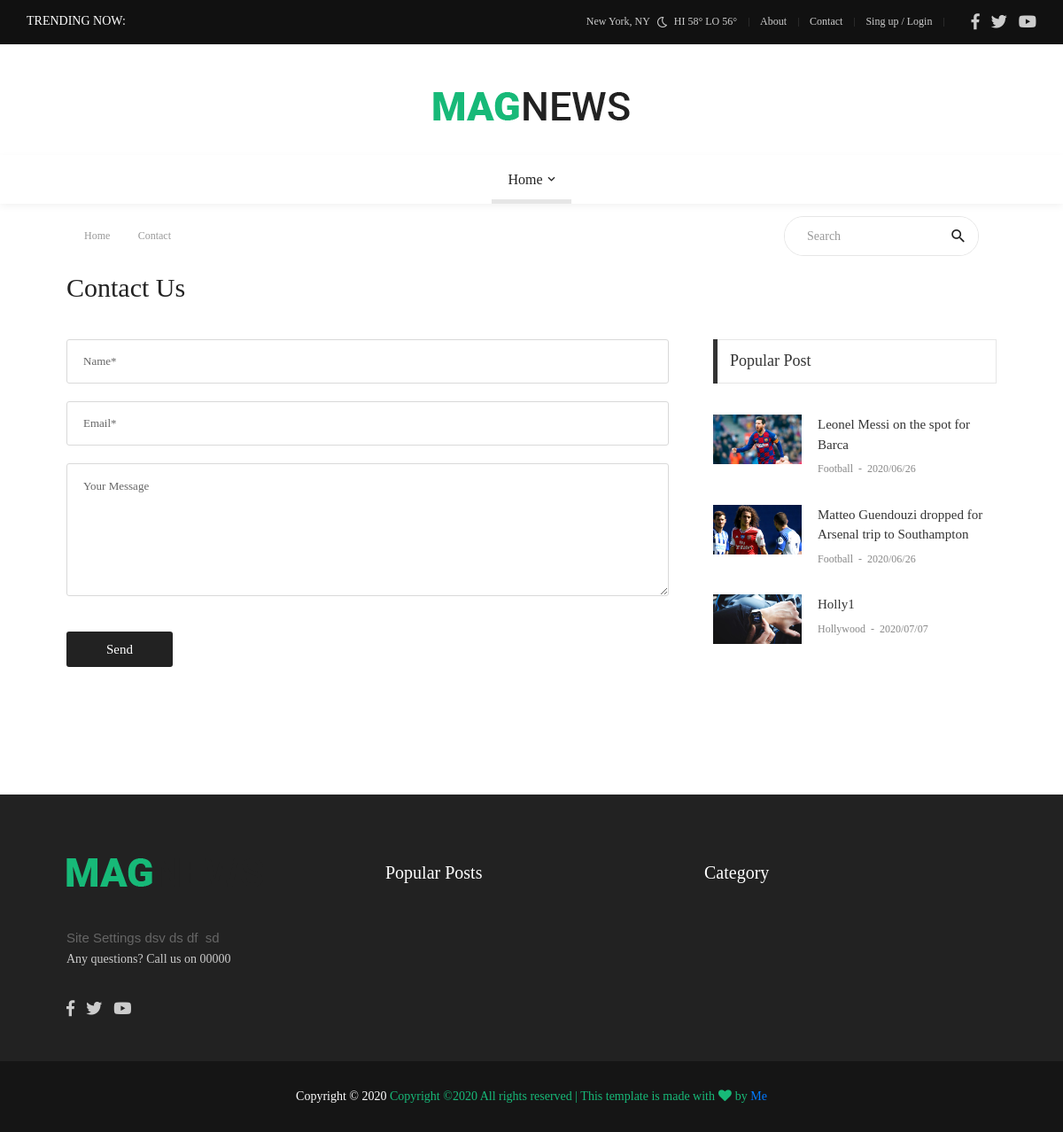
The page /contact/ (signed in) on the database its author committed.
### main/models.py (models this page shows, shortened)
class Main(models.Model):
    name = models.CharField(max_length=30)
    about = models.TextField()
    abouttxt = models.TextField(default='-')
    facebook = models.URLField(default='-')
    twitter = models.URLField(default='-')
    youtube = models.URLField(default='-')
    set_name = models.CharField(default='Settings',max_length=30)
    tel = models.CharField(default='00000',max_length=30)
    footer_link = models.URLField(default='-')
    picname = models.TextField(default="")
    picurl = models.TextField(default="")
    picname2 = models.TextField(default="")
    picurl2 = models.TextField(default="")

### news/models.py (models this page shows, shortened)
class News(models.Model):
    name = models.CharField(max_length=500,default='-')
    short_txt = models.TextField(default='-')
    body_txt = models.TextField(default='-')
    date = models.CharField(max_length=12)
    time = models.CharField(max_length=20, default='00:00:00')
    picname = models.TextField(default='-')
    picurl= models.TextField(default='-')
    author = models.CharField(max_length=50,default='-')
    catname = models.CharField(max_length=50,default='-')
    catid = models.IntegerField(default=0)
    ocatid = models.IntegerField(default=0)
    show = models.IntegerField(default=0)
    tag = models.TextField(default='')

### main/views.py (the view)
# urls.py: url(r'^panel/contact/delete/(?P<pk>\d+)/', views.contact_delete, name='contact_delete'),
def contact(request):
    if not request.user.is_authenticated :
        return redirect('admin_login')
    site = Main.objects.get(pk=2)
    popnews = News.objects.all().order_by('-show')[:3]
    return render(request, 'front/contact.html', {'site':site, 'popnews':popnews})

### main/templates/front/contact.html (shortened to what this page needs)
{% extends 'front/master.html' %}
{% block mainblock%}
	<div class="container">
		<div class="headline bg0 flex-wr-sb-c p-rl-20 p-tb-8">
			<div class="f2-s-1 p-r-30 m-tb-6">
				<a href="index.html" class="breadcrumb-item f1-s-3 cl9">
					Home
				</a>
				<span class="breadcrumb-item f1-s-3 cl9">
					Contact
				</span>
			</div>
			<div class="pos-relative size-a-2 bo-1-rad-22 of-hidden bocl11 m-tb-6">
				<input class="f1-s-1 cl6 plh9 s-full p-l-25 p-r-45" type="text" name="search" placeholder="Search">
				<button class="flex-c-c size-a-1 ab-t-r fs-20 cl2 hov-cl10 trans-03">
					<i class="zmdi zmdi-search"></i>
				</button>
			</div>
		</div>
	</div>
	<div class="container p-t-4 p-b-40">
		<h2 class="f1-l-1 cl2">
			Contact Us
		</h2>
	</div>
	<section class="bg0 p-b-60">
		<div class="container">
			<div class="row justify-content-center">
				<div class="col-md-7 col-lg-8 p-b-80">
					<div class="p-r-10 p-r-0-sr991">
						<form action="{% url 'add_contact' %}" method="POST">
							<input class="bo-1-rad-3 bocl13 size-a-19 f1-s-13 cl5 plh6 p-rl-18 m-b-20" type="text" name="name" placeholder="Name*">
							<input class="bo-1-rad-3 bocl13 size-a-19 f1-s-13 cl5 plh6 p-rl-18 m-b-20" type="text" name="email" placeholder="Email*">
							<textarea class="bo-1-rad-3 bocl13 size-a-15 f1-s-13 cl5 plh6 p-rl-18 p-tb-14 m-b-20" name="msg" placeholder="Your Message"></textarea>
							<button type="submit" class="size-a-20 bg2 borad-3 f1-s-12 cl0 hov-btn1 trans-03 p-rl-15 m-t-20">
								Send
							</button>
						</form>
					</div>
				</div>
				<div class="col-md-5 col-lg-4 p-b-80">
					<div class="p-l-10 p-rl-0-sr991">
						<div>
							<div class="how2 how2-cl4 flex-s-c">
								<h3 class="f1-m-2 cl3 tab01-title">
									Popular Post
								</h3>
							</div>
							<ul class="p-t-35">
                                {% for pnews in popnews %}
								<li class="flex-wr-sb-s p-b-30">
									<a href="{% url 'news_details' word=pnews.name %}" class="size-w-10 wrap-pic-w hov1 trans-03">
										<img src="{{pnews.picurl}}" alt="IMG">
									</a>
									<div class="size-w-11">
										<h6 class="p-b-4">
											<a href="blog-detail-02.html" class="f1-s-5 cl3 hov-cl10 trans-03">
												{{pnews.name}}
											</a>
										</h6>
										<span class="cl8 txt-center p-b-24">
											<a href="{% url 'news_details' word=pnews.name %}" class="f1-s-6 cl8 hov-cl10 trans-03">
												{{pnews.catname}}
											</a>
											<span class="f1-s-3 m-rl-3">
												-
											</span>
											<span class="f1-s-3">
												{{pnews.date}}
											</span>
										</span>
									</div>
                                </li>
                                {% endfor %}
							</ul>
						</div>
					</div>
				</div>
			</div>
		</div>
	</section>
{% endblock%}

### main/templates/front/master.html (shortened to what this page needs)
{% load static %}
<!DOCTYPE html>
<html lang="en">
<head>
	<link rel="stylesheet" type="text/css" href="{% static 'front/vendor/bootstrap/css/bootstrap.min.css' %}">
	<link rel="stylesheet" type="text/css" href="{% static 'front/fonts/fontawesome-5.0.8/css/fontawesome-all.min.css' %}">
	<link rel="stylesheet" type="text/css" href="{% static 'front/fonts/iconic/css/material-design-iconic-font.min.css' %}">
	<link rel="stylesheet" type="text/css" href="{% static 'front/vendor/animate/animate.css' %}">
	<link rel="stylesheet" type="text/css" href="{% static 'front/vendor/css-hamburgers/hamburgers.min.cs' %}s">
	<link rel="stylesheet" type="text/css" href="{% static 'front/vendor/animsition/css/animsition.min.css' %}">
	<link rel="stylesheet" type="text/css" href="{% static 'front/css/util.min.css' %}">
	<link rel="stylesheet" type="text/css" href="{% static 'front/css/main.css' %}">
</head>
<body class="animsition">
	<header>
		<div class="container-menu-desktop">
			<div class="topbar">
				<div class="content-topbar h-100 p-rl-30">
					<div class="align-self-stretch size-w-0 pos-relative m-r-30">
						<div class="f2-s-1 flex-wr-s-c s-full ab-t-l p-b-2">
							<span class="text-uppercase cl0 p-r-8">
								Trending Now:
							</span>
						</div>
					</div>
					<div class="flex-wr-e-c">
						<div class="left-topbar">
							<span class="left-topbar-item flex-wr-s-c">
								<span>
									New York, NY
								</span>
								<img class="m-b-1 m-rl-8" src="{% static 'front/images/icons/icon-night.png' %}" alt="IMG">
								<span>
									HI 58° LO 56°
								</span>
							</span>
							<a href="/about" class="left-topbar-item">
								About
							</a>
							<a href="/contact" class="left-topbar-item">
								Contact
							</a>
							<a href="/login" class="left-topbar-item">
								Sing up / Login
							</a>
						</div>
						<div class="right-topbar p-l-18">
							<a href="{{site.facebook}}" target="_blank">
								<span class="fab fa-facebook-f"></span>
							</a>
							<a href="{{site.twitter}}" target="_blank">
								<span class="fab fa-twitter"></span>
                            </a>
							<a href="{{site.youtube}}" target="_blank">
								<span class="fab fa-youtube"></span>
							</a>
						</div>
					</div>
				</div>
			</div>
			<div class="wrap-logo no-banner container">
				<div class="logo">
					<a href="/"><img src="{{site.picurl}}" alt="LOGO"></a>
				</div>
			</div>
			<div class="wrap-main-nav">
				<div class="main-nav">
					<nav class="menu-desktop">
						<ul class="main-menu justify-content-center">
							<li class="main-menu-active">
								<a href="/">Home</a>
							</li>
						</ul>
					</nav>
				</div>
			</div>
		</div>
	</header>
{% block mainblock %}
{% endblock %}
	<footer>
		<div class="bg2 p-t-40 p-b-25">
			<div class="container">
				<div class="row">
					<div class="col-lg-4 p-b-20">
						<div class="size-h-3 flex-s-c">
							<a href="/">
								<img class="max-s-full" src="{{site.picurl2}}" alt="LOGO">
							</a>
						</div>
						<div>
							<p class="f1-s-1 cl11 p-b-16">
                                {{site.about|safe}}
							</p>
							<p class="f1-s-1 cl11 p-b-16">
								Any questions? Call us on {{site.tel}}
							</p>
							<div class="p-t-15">
								<a href="{{site.facebook}}" class="fs-18 cl11 hov-cl10 trans-03 m-r-8">
									<span class="fab fa-facebook-f"></span>
								</a>
								<a href="{{site.twitter}}" class="fs-18 cl11 hov-cl10 trans-03 m-r-8">
									<span class="fab fa-twitter"></span>
								</a>
								<a href="{{site.youtube}}" class="fs-18 cl11 hov-cl10 trans-03 m-r-8">
									<span class="fab fa-youtube"></span>
								</a>
							</div>
						</div>
					</div>
					<div class="col-sm-6 col-lg-4 p-b-20">
						<div class="size-h-3 flex-s-c">
							<h5 class="f1-m-7 cl0">
								Popular Posts
							</h5>
						</div>
					</div>
					<div class="col-sm-6 col-lg-4 p-b-20">
						<div class="size-h-3 flex-s-c">
							<h5 class="f1-m-7 cl0">
								Category
							</h5>
						</div>
					</div>
				</div>
			</div>
		</div>
		<div class="bg11">
			<div class="container size-h-4 flex-c-c p-tb-15">
				<span class="f1-s-1 cl0 txt-center">
					Copyright © 2020
					<a href="#" class="f1-s-1 cl10 hov-link1">
Copyright &copy;<script>document.write(new Date().getFullYear());</script> All rights reserved | This template is made with <i class="fa fa-heart" aria-hidden="true"></i> by <a href="{{site.footer_link}}" target="_blank">Me</a>
				</span>
			</div>
		</div>
	</footer>
</body>
</html>

### rows shown on the page
Main: picurl (picture), picurl2 (picture), about "Site Settings dsv ds df sd", tel "00000"
News: picurl (picture), name "Leonel Messi on the spot for Barca", catname "Football", date "2020/06/26"
News: picurl (picture), name "Matteo Guendouzi dropped for Arsenal trip to Southampton", catname "Football", date "2020/06/26"
News: picurl (picture), name "Holly1", catname "Hollywood", date "2020/07/07"
